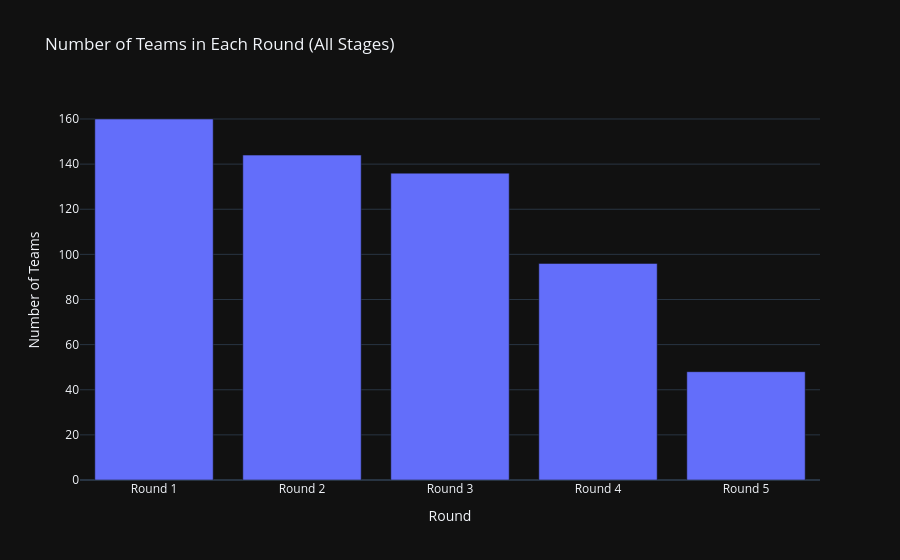

The notebook cell saved with this chart:
### Code cell
import pandas as pd
import plotly.express as px


round_columns = ['Round 1', 'Round 2', 'Round 3', 'Round 4', 'Round 5']

team_counts = df[round_columns].apply(lambda x: x != '').sum()


team_counts_df = pd.DataFrame(team_counts, columns=['Team Count']).reset_index()
team_counts_df.columns = ['Round', 'Team Count']

fig = px.bar(
    team_counts_df,
    x='Round',
    y='Team Count',
    title="Number of Teams in Each Round (All Stages)",
    labels={"Team Count": "Number of Teams", "Round": "Round"},
    template="plotly_dark"
)

fig.show()

### Figure 1 — Plotly figure (JSON) as saved in the notebook; plotly's stock layout.template omitted (floating-point values rounded to 4 significant figures)
{"data": [{"alignmentgroup": "True", "hovertemplate": "Round=%{x}<br>Number of Teams=%{y}<extra></extra>", "legendgroup": "", "marker": {"color": "#636efa", "pattern": {"shape": ""}}, "name": "", "offsetgroup": "", "orientation": "v", "showlegend": false, "textposition": "auto", "type": "bar", "x": ["Round 1", "Round 2", "Round 3", "Round 4", "Round 5"], "xaxis": "x", "y": [160, 144, 136, 96, 48], "yaxis": "y"}], "layout": {"barmode": "relative", "legend": {"tracegroupgap": 0}, "title": {"text": "Number of Teams in Each Round (All Stages)"}, "xaxis": {"anchor": "y", "domain": [0, 1], "title": {"text": "Round"}}, "yaxis": {"anchor": "x", "domain": [0, 1], "title": {"text": "Number of Teams"}}}}
